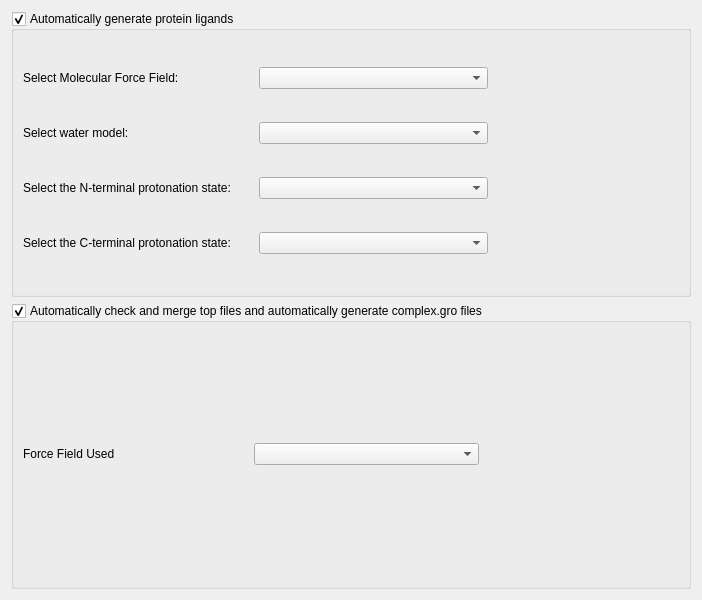
                  <widget class="QWidget" name="Protein_top_Seting">
                   <property name="geometry">
                    <rect>
                     <x>0</x>
                     <y>0</y>
                     <width>702</width>
                     <height>600</height>
                    </rect>
                   </property>
                   <attribute name="label">
                    <string>Generate protein topology</string>
                   </attribute>
                   <layout class="QVBoxLayout" name="verticalLayout_24">
                    <item>
                     <widget class="QGroupBox" name="Gen_Protein_top">
                      <property name="title">
                       <string>Automatically generate protein ligands</string>
                      </property>
                      <property name="checkable">
                       <bool>true</bool>
                      </property>
                      <layout class="QVBoxLayout" name="verticalLayout_22">
                       <property name="rightMargin">
                        <number>200</number>
                       </property>
                       <item>
                        <layout class="QHBoxLayout" name="horizontalLayout_11">
                         <item>
                          <widget class="QLabel" name="Force_Field_selt_label">
                           <property name="text">
                            <string>Select Molecular Force Field:</string>
                           </property>
                          </widget>
                         </item>
                         <item>
                          <widget class="QComboBox" name="Force_Field_selt"/>
                         </item>
                        </layout>
                       </item>
                       <item>
                        <layout class="QHBoxLayout" name="horizontalLayout_17">
                         <item>
                          <widget class="QLabel" name="water_model_selt_label">
                           <property name="text">
                            <string>Select water model:</string>
                           </property>
                          </widget>
                         </item>
                         <item>
                          <widget class="QComboBox" name="water_model_selt"/>
                         </item>
                        </layout>
                       </item>
                       <item>
                        <layout class="QHBoxLayout" name="horizontalLayout_18">
                         <item>
                          <widget class="QLabel" name="N_term_selt_label">
                           <property name="text">
                            <string>Select the N-terminal protonation state:</string>
                           </property>
                          </widget>
                         </item>
                         <item>
                          <widget class="QComboBox" name="N_term_selt"/>
                         </item>
                        </layout>
                       </item>
                       <item>
                        <layout class="QHBoxLayout" name="horizontalLayout_19">
                         <item>
                          <widget class="QLabel" name="C_term_selt_label">
                           <property name="text">
                            <string>Select the C-terminal protonation state:</string>
                           </property>
                          </widget>
                         </item>
                         <item>
                          <widget class="QComboBox" name="C_term_selt"/>
                         </item>
                        </layout>
                       </item>
                      </layout>
                     </widget>
                    </item>
                    <item>
                     <widget class="QGroupBox" name="Morge_complex_gro">
                      <property name="title">
                       <string>Automatically check and merge top files and automatically generate complex.gro files</string>
                      </property>
                      <property name="checkable">
                       <bool>true</bool>
                      </property>
                      <layout class="QVBoxLayout" name="verticalLayout_23">
                       <item>
                        <layout class="QHBoxLayout" name="horizontalLayout_20">
                         <property name="rightMargin">
                          <number>200</number>
                         </property>
                         <item>
                          <widget class="QLabel" name="merge_top_file_ff_selt_label">
                           <property name="text">
                            <string>Force Field Used</string>
                           </property>
                          </widget>
                         </item>
                         <item>
                          <widget class="QComboBox" name="merge_top_file_ff_selt"/>
                         </item>
                        </layout>
                       </item>
                      </layout>
                     </widget>
                    </item>
                   </layout>
                  </widget>
